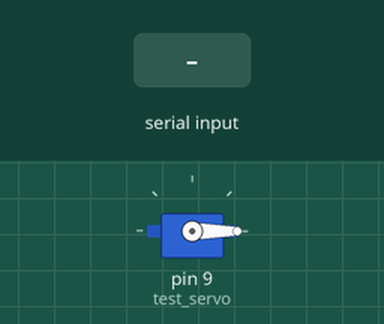
Simulated run of this sketch. Board: Arduino Uno, built with avr-gcc and run on an emulated ATmega328P. Shown: servo. The inputs (shaded band) are chosen by the test bench.

Above: at 1.2 s.
1.3 s: byte 30 received over Serial
At 1.6 s:
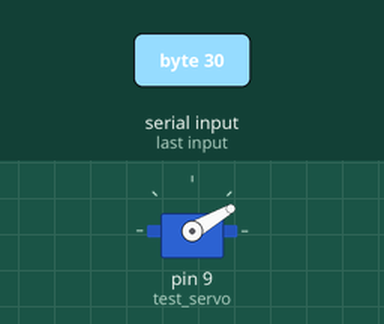
2.8 s: byte 90 received over Serial
At 3.9 s:
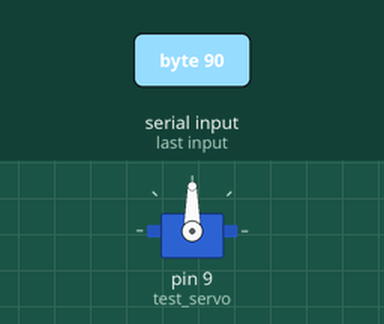
4.3 s: byte 120 received over Serial
At 5.1 s:
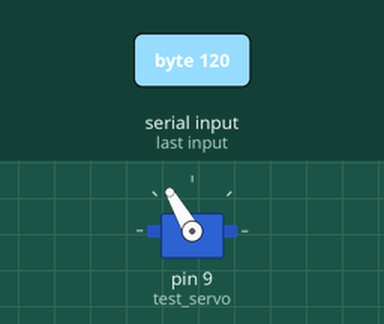
Timing chart, 0 to 7.3 s (numbered marks = the images above; inputs shaded):
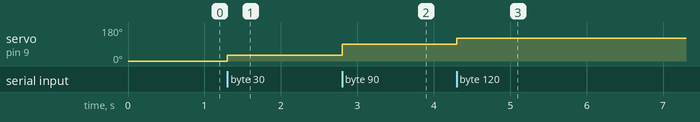

The sketch:

Arduino_Servo.ino
```cpp
#include <Servo.h>   // Used for servo control

int Serial_Value = 0;  // Initialize the serial value to 0
Servo test_servo;      // Initialize test servo


void setup(){
  Serial.begin(9600);  // Start serial communication at 9600 baud
  test_servo.attach(9);  // Servo control to pin 9
}

void loop(){
  if(Serial.available())        // Check if serial port is available
  {
    // Read in serial value
    Serial_Value = Serial.read();
  }
   // Output value read to servo
   test_servo.write(Serial_Value);
}
```

Measured:
- after the input at 1.3 s, servo on pin 9 (test_servo): 0° → 30° at once
- after the input at 2.8 s, servo on pin 9 (test_servo): 30° → 90° at once
- after the input at 4.3 s, servo on pin 9 (test_servo): 90° → 120° at once
